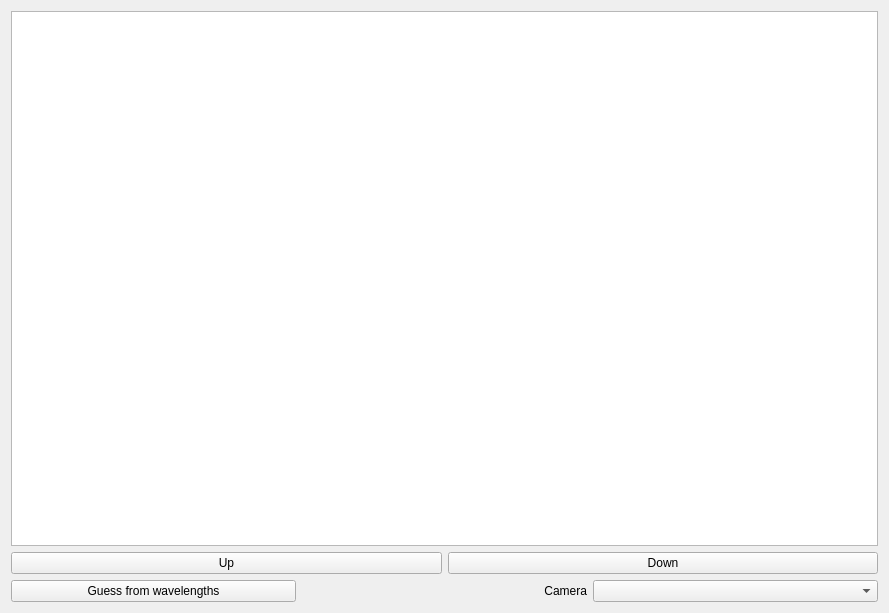
<?xml version="1.0" encoding="UTF-8"?>
<ui version="4.0">
 <class>Form</class>
 <widget class="QWidget" name="Form">
  <property name="geometry">
   <rect>
    <x>0</x>
    <y>0</y>
    <width>889</width>
    <height>613</height>
   </rect>
  </property>
  <property name="windowTitle">
   <string>Form</string>
  </property>
  <layout class="QGridLayout" name="gridLayout">
   <item row="0" column="0">
    <widget class="QSplitter" name="splitter">
     <property name="orientation">
      <enum>Qt::Horizontal</enum>
     </property>
     <widget class="QWidget" name="widget" native="true">
      <property name="sizePolicy">
       <sizepolicy hsizetype="Minimum" vsizetype="Minimum">
        <horstretch>0</horstretch>
        <verstretch>0</verstretch>
       </sizepolicy>
      </property>
      <property name="maximumSize">
       <size>
        <width>1000000</width>
        <height>16777215</height>
       </size>
      </property>
      <layout class="QGridLayout" name="gridLayout_2">
       <item row="1" column="0">
        <layout class="QGridLayout" name="gridLayout_3">
         <property name="leftMargin">
          <number>0</number>
         </property>
         <property name="bottomMargin">
          <number>0</number>
         </property>
         <item row="0" column="0">
          <widget class="QPushButton" name="up">
           <property name="text">
            <string>Up</string>
           </property>
          </widget>
         </item>
         <item row="0" column="1">
          <widget class="QPushButton" name="down">
           <property name="text">
            <string>Down</string>
           </property>
          </widget>
         </item>
        </layout>
       </item>
       <item row="0" column="0">
        <widget class="QTableView" name="table">
         <property name="selectionBehavior">
          <enum>QAbstractItemView::SelectRows</enum>
         </property>
        </widget>
       </item>
       <item row="3" column="0">
        <layout class="QHBoxLayout" name="horizontalLayout">
         <property name="bottomMargin">
          <number>0</number>
         </property>
         <item>
          <widget class="QPushButton" name="guessButton">
           <property name="text">
            <string>Guess from wavelengths</string>
           </property>
          </widget>
         </item>
         <item>
          <widget class="QLabel" name="label">
           <property name="text">
            <string>Camera</string>
           </property>
           <property name="alignment">
            <set>Qt::AlignRight|Qt::AlignTrailing|Qt::AlignVCenter</set>
           </property>
          </widget>
         </item>
         <item>
          <widget class="QComboBox" name="cameraCombo"/>
         </item>
        </layout>
       </item>
      </layout>
     </widget>
    </widget>
   </item>
  </layout>
 </widget>
 <resources/>
 <connections/>
</ui>
